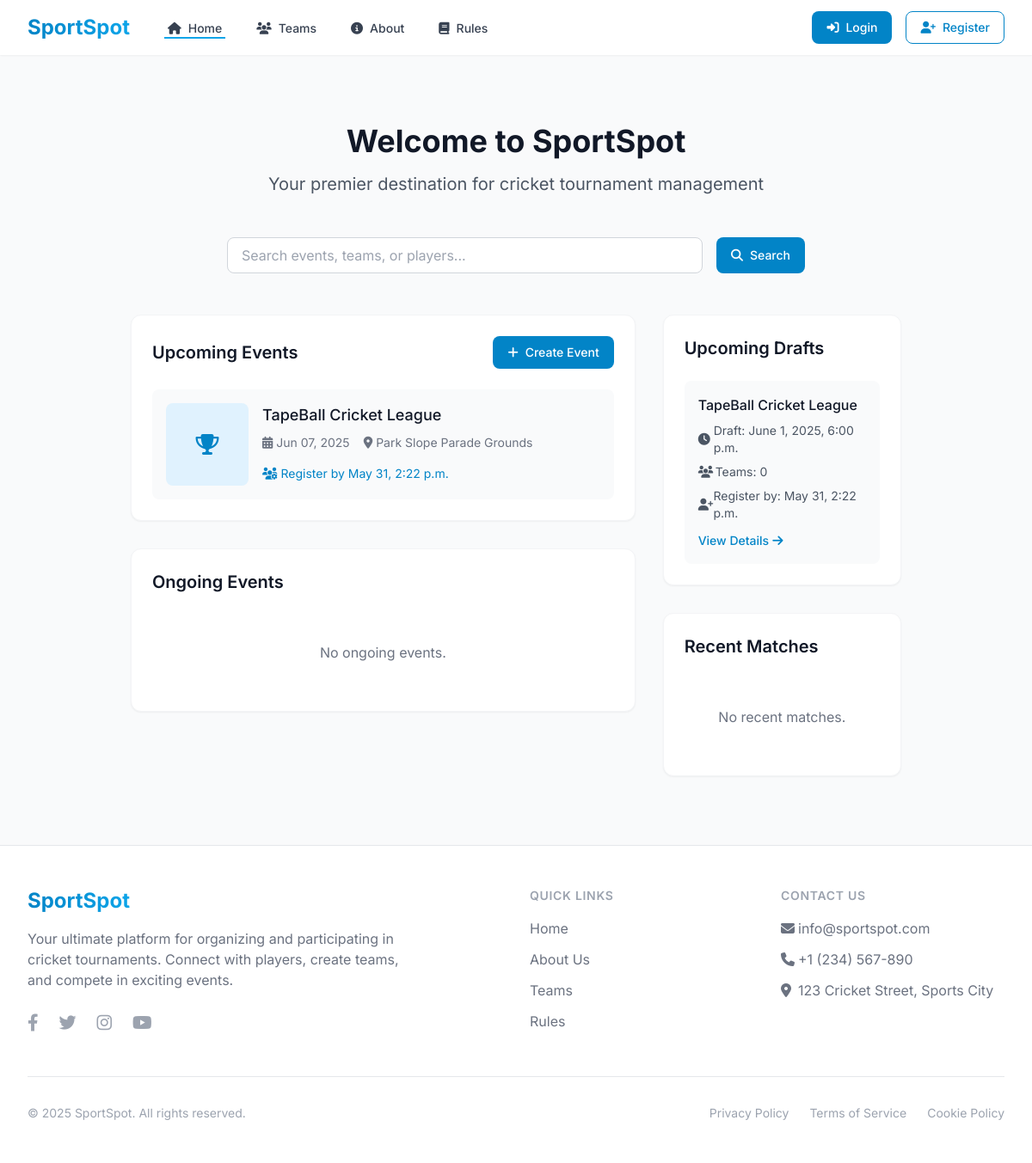
The page / on the database its author committed.
### base/models.py (models this page shows, shortened)
class Event(models.Model):
    STATUS_CHOICES = [
        ('upcoming', 'Upcoming'),
        ('in_progress', 'In Progress'),
        ('completed', 'Completed'),
        ('cancelled', 'Cancelled'),
    ]
    FORMAT_CHOICES = [
        ('league', 'League'),
        ('knockout', 'Knockout'),
        ('group', 'Group Stage + Knockout'),
    ]
    name = models.CharField(max_length=200, db_index=True)
    description = models.TextField()
    start_date = models.DateField(db_index=True)
    end_date = models.DateField(db_index=True)
    location = models.CharField(max_length=200)
    format = models.CharField(max_length=20, choices=FORMAT_CHOICES, default='league', db_index=True)
    status = models.CharField(max_length=20, choices=STATUS_CHOICES, default='upcoming', db_index=True)
    prize_pool = models.DecimalField(max_digits=10, decimal_places=2, default=0)
    entry_fee = models.DecimalField(max_digits=10, decimal_places=2, default=0)
    rules = models.TextField(blank=True)
    banner = models.ImageField(upload_to='event_banners/%Y/%m/', blank=True, null=True)
    team_registration_deadline = models.DateTimeField(null=True, blank=True, db_index=True)
    player_registration_deadline = models.DateTimeField(null=True, blank=True, db_index=True)
    draft_in_progress = models.BooleanField(default=False, db_index=True)
    draft_order = models.JSONField(null=True, blank=True)
    current_draft_round = models.PositiveIntegerField(default=1)
    max_rounds = models.PositiveIntegerField(default=5)
    max_team_size = models.PositiveIntegerField(default=11)
    draft_start_time = models.DateTimeField(null=True, blank=True, db_index=True)
    organizer = models.ForeignKey(settings.AUTH_USER_MODEL, on_delete=models.CASCADE, related_name='organized_events', db_index=True)
    teams = models.ManyToManyField('Team', related_name='events', blank=True)
    participants = models.ManyToManyField(settings.AUTH_USER_MODEL, related_name='registered_events', blank=True)
    created_at = models.DateTimeField(auto_now_add=True, db_index=True)
    updated_at = models.DateTimeField(auto_now=True)
    class Meta:
        ordering = ['-start_date']
        indexes = [
            models.Index(fields=['status', 'start_date']),
            models.Index(fields=['draft_in_progress', 'draft_start_time']),
            models.Index(fields=['created_at', 'status']),
            models.Index(fields=['organizer', 'status']),
        ]

### base/views.py (the view)
# urls.py: path('', views.home, name='home'),
def home(request):
    search_query = request.GET.get('q', '')
    page = request.GET.get('page', 1)
    cache_key = f'home_data_{search_query}_{page}'
    cached_data = cache.get(cache_key)
    if cached_data is None:
        upcoming_events = Event.objects.select_related('organizer').prefetch_related(
            'teams',
            Prefetch('matches', queryset=Match.objects.select_related('team1', 'team2'))
        ).filter(
            start_date__gt=timezone.now()
        ).order_by('start_date')[:5]
        ongoing_events = Event.objects.select_related('organizer').prefetch_related(
            'teams'
        ).filter(
            start_date__lte=timezone.now(),
            end_date__gt=timezone.now()
        )
        recent_matches = Match.objects.select_related(
            'team1', 'team2', 'winner'
        ).filter(
            status='completed'
        ).order_by('-date')[:5]
        if search_query:
            users = User.objects.filter(
                Q(name__icontains=search_query) |
                Q(username__icontains=search_query)
            ).select_related('stats')
            events = Event.objects.filter(
                Q(name__icontains=search_query) |
                Q(description__icontains=search_query)
            ).select_related('organizer')
        else:
            users = User.objects.filter(
                cricket_participant=True
            ).select_related('stats')[:8]
            events = upcoming_events
        paginator = Paginator(events, 10)
        events_page = paginator.get_page(page)
        context = {
            'users': users,
            'events': events_page,
            'upcoming_events': upcoming_events,
            'ongoing_events': ongoing_events,
            'recent_matches': recent_matches,
            'search_query': search_query
        }
        cache.set(cache_key, context, CACHE_TTL)
    else:
        context = cached_data
    return render(request, 'home.html', context)

### templates/home.html (shortened to what this page needs)
{% extends 'base/main.html' %}
{% block content %}
<div class="max-w-7xl mx-auto px-4 sm:px-6 lg:px-8 py-12">
    <div class="text-center mb-12">
        <h1 class="text-4xl font-bold text-gray-900 mb-4">Welcome to SportSpot</h1>
        <p class="text-xl text-gray-600">Your premier destination for cricket tournament management</p>
    </div>
    <div class="max-w-2xl mx-auto mb-12">
        <form method="GET" action="{% url 'home' %}" class="flex gap-4">
            <div class="flex-1">
                <input type="text"
                       name="q"
                       value="{{ search_query }}"
                       placeholder="Search events, teams, or players..."
                       class="block w-full px-4 py-2 border border-gray-300 rounded-lg focus:outline-none focus:ring-2 focus:ring-primary-500 focus:border-primary-500">
            </div>
            <button type="submit"
                    class="inline-flex items-center px-4 py-2 border border-transparent rounded-lg text-sm font-medium text-white bg-primary-600 hover:bg-primary-700">
                <i class="fas fa-search mr-2"></i> Search
            </button>
        </form>
    </div>
    <div class="grid grid-cols-1 lg:grid-cols-3 gap-8">
        <div class="lg:col-span-2 space-y-8">
            <div class="bg-white rounded-xl shadow-sm border border-gray-100 p-6">
                <div class="flex items-center justify-between mb-6">
                    <h2 class="text-xl font-semibold text-gray-900">Upcoming Events</h2>
                    <a href="{% url 'create-event' %}"
                       class="inline-flex items-center px-4 py-2 border border-transparent rounded-lg text-sm font-medium text-white bg-primary-600 hover:bg-primary-700">
                        <i class="fas fa-plus mr-2"></i> Create Event
                    </a>
                </div>
                {% if upcoming_events %}
                <div class="grid gap-6">
                    {% for event in upcoming_events %}
                    <div class="flex items-start space-x-4 p-4 bg-gray-50 rounded-lg">
                        {% if event.banner %}
                            <img src="{{ event.banner.url }}" alt="{{ event.name }}" class="h-24 w-24 object-cover rounded-lg">
                        {% else %}
                            <div class="h-24 w-24 bg-primary-100 rounded-lg flex items-center justify-center">
                                <i class="fas fa-trophy text-2xl text-primary-600"></i>
                            </div>
                        {% endif %}
                        <div class="flex-1 min-w-0">
                            <h3 class="text-lg font-medium text-gray-900">
                                <a href="{% url 'event' pk=event.id %}" class="hover:text-primary-600">
                                    {{ event.name }}
                                </a>
                            </h3>
                            <div class="mt-2 flex flex-wrap gap-4 text-sm text-gray-500">
                                <span class="flex items-center">
                                    <i class="fas fa-calendar-alt mr-1"></i>
                                    {{ event.start_date|date:"M d, Y" }}
                                </span>
                                <span class="flex items-center">
                                    <i class="fas fa-map-marker-alt mr-1"></i>
                                    {{ event.location }}
                                </span>
                                {% if event.team_registration_deadline %}
                                <span class="flex items-center text-primary-600">
                                    <i class="fas fa-users-cog mr-1"></i>
                                    Register by {{ event.team_registration_deadline|date:"M d, g:i a" }}
                                </span>
                                {% endif %}
                            </div>
                        </div>
                    </div>
                    {% endfor %}
                </div>
                {% else %}
                <p class="text-center text-gray-500 py-8">No upcoming events.</p>
                {% endif %}
            </div>
            <div class="bg-white rounded-xl shadow-sm border border-gray-100 p-6">
                <h2 class="text-xl font-semibold text-gray-900 mb-6">Ongoing Events</h2>
                {% if ongoing_events %}
                <div class="grid gap-6">
                    {% for event in ongoing_events %}
                    <div class="flex items-start space-x-4 p-4 bg-gray-50 rounded-lg">
                        {% if event.banner %}
                            <img src="{{ event.banner.url }}" alt="{{ event.name }}" class="h-24 w-24 object-cover rounded-lg">
                        {% else %}
                            <div class="h-24 w-24 bg-primary-100 rounded-lg flex items-center justify-center">
                                <i class="fas fa-trophy text-2xl text-primary-600"></i>
                            </div>
                        {% endif %}
                        <div class="flex-1 min-w-0">
                            <h3 class="text-lg font-medium text-gray-900">
                                <a href="{% url 'event' pk=event.id %}" class="hover:text-primary-600">
                                    {{ event.name }}
                                </a>
                            </h3>
                            <p class="mt-1 text-sm text-gray-500">{{ event.preview }}</p>
                            <div class="mt-2 flex flex-wrap gap-4 text-sm text-gray-500">
                                <span class="flex items-center">
                                    <i class="fas fa-calendar-alt mr-1"></i>
                                    Until {{ event.end_date|date:"M d, Y" }}
                                </span>
                                <span class="flex items-center">
                                    <i class="fas fa-users mr-1"></i>
                                    {{ event.teams.count }} teams
                                </span>
                                {% if event.draft_in_progress %}
                                <span class="flex items-center text-primary-600">
                                    <i class="fas fa-users-cog mr-1"></i>
                                    Draft in Progress
                                </span>
                                {% endif %}
                            </div>
                        </div>
                    </div>
                    {% endfor %}
                </div>
                {% else %}
                <p class="text-center text-gray-500 py-8">No ongoing events.</p>
                {% endif %}
            </div>
        </div>
        <div class="space-y-8">
            <div class="bg-white rounded-xl shadow-sm border border-gray-100 p-6">
                <h2 class="text-xl font-semibold text-gray-900 mb-6">Upcoming Drafts</h2>
                {% if upcoming_events %}
                <div class="space-y-4">
                    {% for event in upcoming_events %}
                        {% if event.draft_start_time and not event.draft_in_progress %}
                        <div class="p-4 bg-gray-50 rounded-lg">
                            <h3 class="font-medium text-gray-900">{{ event.name }}</h3>
                            <div class="mt-2 space-y-2 text-sm">
                                <p class="flex items-center text-gray-600">
                                    <i class="fas fa-clock w-5"></i>
                                    <span>Draft: {{ event.draft_start_time|date:"F j, Y, g:i a" }}</span>
                                </p>
                                <p class="flex items-center text-gray-600">
                                    <i class="fas fa-users w-5"></i>
                                    <span>Teams: {{ event.teams.count }}</span>
                                </p>
                                {% if event.player_registration_deadline %}
                                <p class="flex items-center text-gray-600">
                                    <i class="fas fa-user-plus w-5"></i>
                                    <span>Register by: {{ event.player_registration_deadline|date:"F j, g:i a" }}</span>
                                </p>
                                {% endif %}
                            </div>
                            <a href="{% url 'event' pk=event.id %}"
                               class="mt-3 inline-flex items-center text-sm font-medium text-primary-600 hover:text-primary-700">
                                View Details <i class="fas fa-arrow-right ml-1"></i>
                            </a>
                        </div>
                        {% endif %}
                    {% endfor %}
                </div>
                {% else %}
                <p class="text-center text-gray-500 py-8">No upcoming drafts.</p>
                {% endif %}
            </div>
            <div class="bg-white rounded-xl shadow-sm border border-gray-100 p-6">
                <h2 class="text-xl font-semibold text-gray-900 mb-6">Recent Matches</h2>
                {% if recent_matches %}
                <div class="space-y-4">
                    {% for match in recent_matches %}
                    <div class="p-4 bg-gray-50 rounded-lg">
                        <div class="flex items-center justify-between text-sm">
                            <span class="font-medium text-gray-900">{{ match.team1.name }}</span>
                            <span class="text-gray-600">vs</span>
                            <span class="font-medium text-gray-900">{{ match.team2.name }}</span>
                        </div>
                        {% if match.winner %}
                        <p class="mt-2 text-sm text-gray-600">
                            Winner: <span class="font-medium">{{ match.winner.name }}</span>
                        </p>
                        {% endif %}
                        <p class="mt-1 text-xs text-gray-500">{{ match.date|date:"F j, Y" }}</p>
                    </div>
                    {% endfor %}
                </div>
                {% else %}
                <p class="text-center text-gray-500 py-8">No recent matches.</p>
                {% endif %}
            </div>
        </div>
    </div>
</div>
{% endblock %}

### static/css/main.css (style rules this page uses)
:root { --primary-red: #E63946; --dark-charcoal: #2B2D42; --light-gray: #EDF2F4; --footer-bg: #1A1A1A; }
body { font-family: 'Inter', sans-serif; }
html { scroll-behavior: smooth; }

### templates/base/main.html (style rules this page uses)
body { display: none; }

### rows shown on the page
Event: name "TapeBall Cricket League", start_date "Jun 07, 2025", location "Park Slope Parade Grounds", team_registration_deadline "May 31, 2:22 p.m.", draft_start_time "June 1, 2025, 6:00 p.m.", teams.count "0", player_registration_deadline "May 31, 2:22 p.m."
